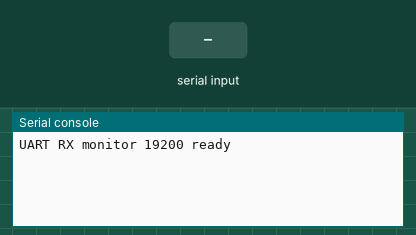
A program run on a simulated Raspberry Pi Pico running MicroPython. On the bench: the last lines printed to the serial console. Inputs (shaded band) come from the test bench.

Above: at 1.2 s.
1.3 s: "1" received over the second serial link
At 1.9 s:
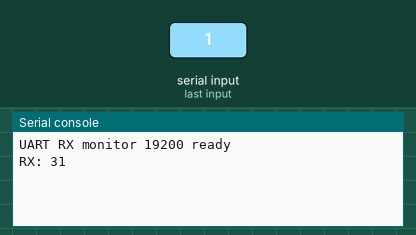
2.8 s: "0" received over the second serial link
At 4.0 s:
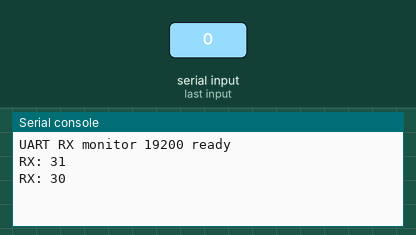
4.3 s: "2" received over the second serial link
At 5.5 s:
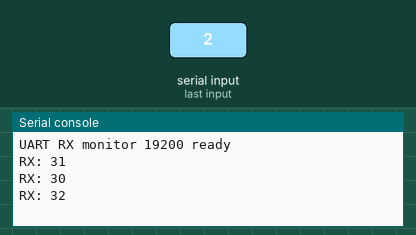

The program:

uart_loopback.py
```python
from machine import UART, Pin
import time

uart = UART(
    0,
    baudrate=19200,
    bits=8,
    parity=None,
    stop=1,
    rx=Pin(1)
)

print("UART RX monitor 19200 ready")

while True:
    if uart.any():
        data = uart.read()
        if data:
            print("RX:", data.hex())
    time.sleep_ms(10)
```

Measured:
- after the input at 1.3 s, the serial console: prints a new line at once (image 1)
- after the input at 2.8 s, the serial console: prints a new line at once (image 2)
- after the input at 4.3 s, the serial console: prints a new line at once (image 3)
